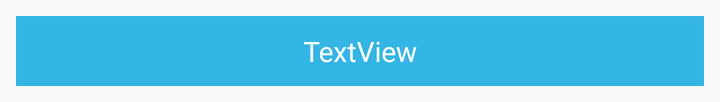
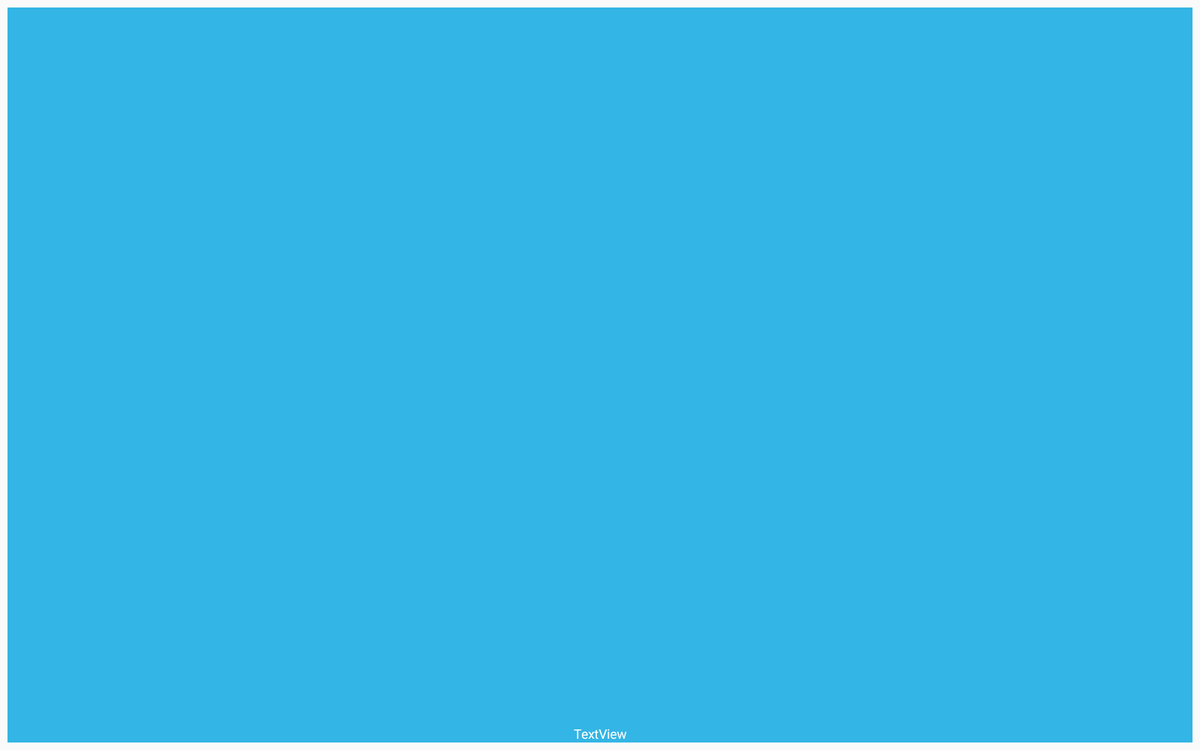

One screen, two layout resources from the same app: the default and the repository's alternative for another configuration. Each is rendered where Android would select it; the XML of both is given below.
<!-- AndroidManifest.xml: application theme AppTheme -->
<!-- res/layout/grid_item.xml -->
<?xml version="1.0" encoding="utf-8"?>
<LinearLayout
    xmlns:android="http://schemas.android.com/apk/res/android"
    android:orientation="vertical"
    android:layout_margin="@dimen/activity_margin"
    android:background="@color/colorBackgroundItemGrid"
    android:layout_width="match_parent"
    android:layout_height="wrap_content">

    <ImageView
        android:layout_width="match_parent"
        android:layout_height="wrap_content"
        android:adjustViewBounds="true"
        android:id="@+id/poster_image_view" />

    <LinearLayout
        android:padding="@dimen/activity_padding"
        android:orientation="vertical"
        android:layout_width="match_parent"
        android:layout_height="wrap_content">
        <TextView
            android:text="TextView"
            android:textColor="@color/colorTextCaptionTitle"
            android:textAlignment="center"
            android:layout_width="match_parent"
            android:layout_height="wrap_content"
            android:id="@+id/movie_title_text_view" />
    </LinearLayout>
</LinearLayout>
<!-- resources referenced by this layout -->
<resources>
  <color name="colorBackgroundItemGrid">@android:color/holo_blue_light</color>
  <color name="colorTextCaptionTitle">@android:color/white</color>
  <dimen name="activity_margin">8dp</dimen>
  <dimen name="activity_padding">8dp</dimen>
  <style name="AppTheme" parent="Theme.AppCompat.Light.DarkActionBar">
          <item name="colorPrimary">@color/colorPrimary</item>
          <item name="colorPrimaryDark">@color/colorPrimaryDark</item>
          <item name="colorAccent">@color/colorAccent</item>
          <item name="actionBarPopupTheme">@style/ThemeOverlay.AppCompat.PopupMenu</item>
      </style>
  <color name="colorPrimary">#3F51B5</color>
  <color name="colorPrimaryDark">#303F9F</color>
  <color name="colorAccent">#FF4081</color>
  <style name="ThemeOverlay.AppCompat.PopupMenu" parent="ThemeOverlay.AppCompat.Dark">
          <item name="android:colorBackground">@android:color/holo_blue_dark</item>
          <item name="android:textColor">@android:color/white</item>
          <item name="android:textStyle">bold|italic</item>
  
      </style>
</resources>
<!-- res/layout-sw720dp-land/grid_item.xml (the repository's variant of the layout above) -->
<!-- drawn on a large tablet held sideways -->
<?xml version="1.0" encoding="utf-8"?>
<LinearLayout
    xmlns:android="http://schemas.android.com/apk/res/android"
    android:orientation="vertical"
    android:layout_margin="8dp"
    android:background="@color/colorBackgroundItemGrid"
    android:layout_width="wrap_content"
    android:layout_height="match_parent">

    <RelativeLayout
        android:layout_width="match_parent"
        android:layout_height="match_parent">
        <ImageView
            android:layout_width="match_parent"
            android:layout_height="match_parent"
            android:adjustViewBounds="true"
            android:id="@+id/poster_image_view" />
        <TextView
            android:text="TextView"
            android:textAlignment="center"
            android:layout_alignLeft="@id/poster_image_view"
            android:layout_alignRight="@id/poster_image_view"
            android:layout_alignBottom="@id/poster_image_view"
            android:layout_alignParentBottom="true"
            android:textColor="@color/colorTextCaptionTitle"
            android:layout_width="wrap_content"
            android:layout_height="wrap_content"
            android:id="@+id/movie_title_text_view" />
    </RelativeLayout>
</LinearLayout>
<!-- resources referenced by the variant -->
<!-- as a large tablet held sideways resolves them -->
<resources>
  <color name="colorBackgroundItemGrid">@android:color/holo_blue_light</color>
  <color name="colorTextCaptionTitle">@android:color/white</color>
  <!-- from res/values-sw720dp-land/ -->
  <style name="AppTheme" parent="Theme.AppCompat.Light.DarkActionBar">
          <item name="colorPrimary">@color/colorPrimary</item>
          <item name="colorPrimaryDark">@color/colorPrimaryDark</item>
          <item name="colorAccent">@color/colorAccent</item>
          <item name="actionBarPopupTheme">@style/ThemeOverlay.AppCompat.PopupMenu</item>
      </style>
  <color name="colorPrimary">#3F51B5</color>
  <color name="colorPrimaryDark">#303F9F</color>
  <color name="colorAccent">#FF4081</color>
  <!-- from res/values-sw720dp-land/ -->
  <style name="ThemeOverlay.AppCompat.PopupMenu" parent="ThemeOverlay.AppCompat.Dark">
          <item name="android:colorBackground">@android:color/holo_blue_dark</item>
          <item name="android:textColor">@android:color/black</item>
          <item name="android:textStyle">bold|italic</item>
      </style>
</resources>
